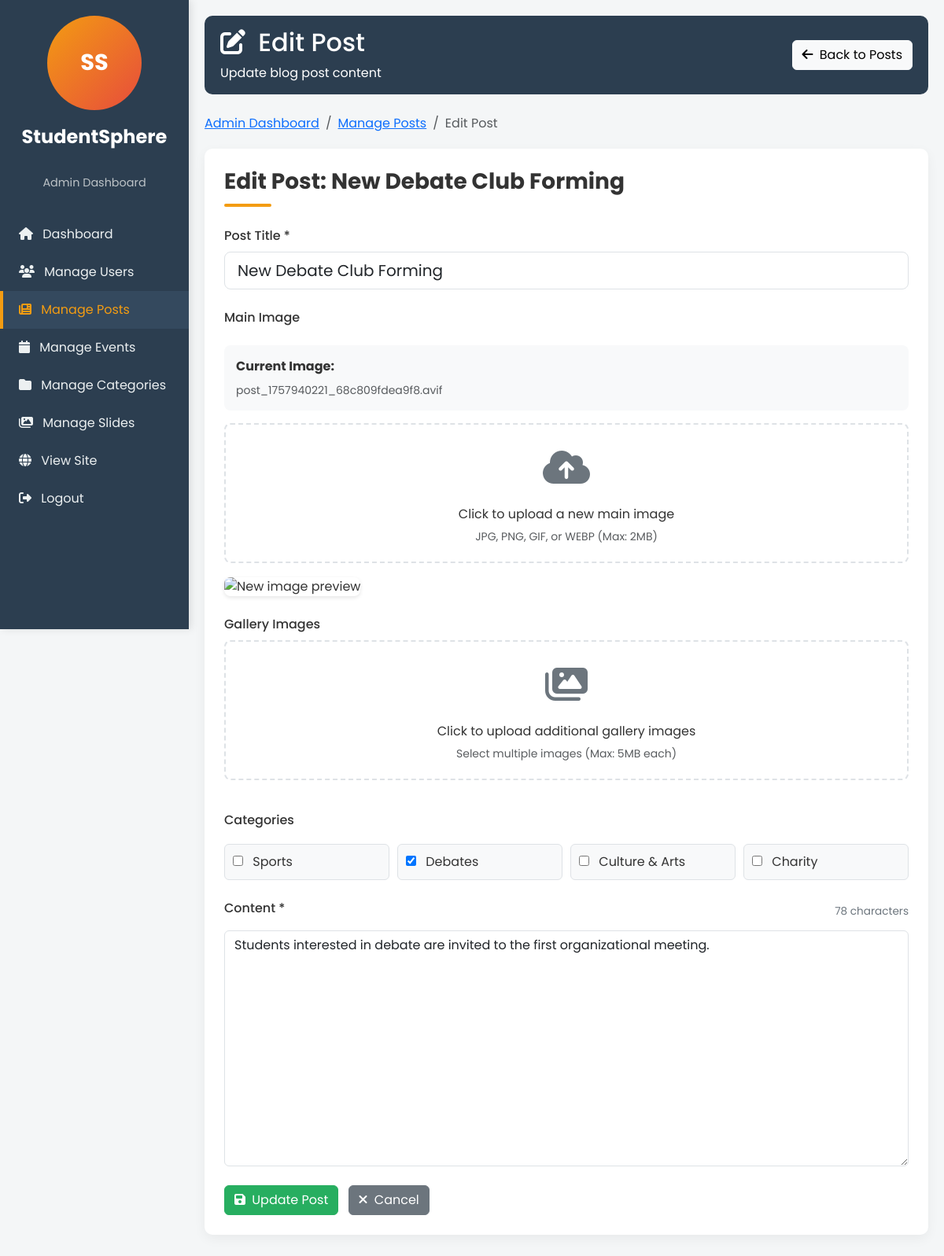
/edit_post.php?id=5 (signed in), run on the app's committed database.
### tables this page shows
CREATE TABLE `posts` (
  `id` int(11) NOT NULL,
  `title` varchar(255) NOT NULL,
  `content` text NOT NULL,
  `author_id` int(11) DEFAULT NULL,
  `image_url` varchar(255) DEFAULT NULL,
  `image` varchar(255) DEFAULT NULL,
  `created_at` timestamp NOT NULL DEFAULT current_timestamp(),
  `updated_at` timestamp NOT NULL DEFAULT current_timestamp() ON UPDATE current_timestamp()
);

CREATE TABLE `categories` (
  `id` int(11) NOT NULL,
  `name` varchar(100) NOT NULL,
  `description` text DEFAULT NULL,
  `created_at` timestamp NOT NULL DEFAULT current_timestamp(),
  `icon` varchar(255) DEFAULT 'fas fa-folder',
  `link` varchar(255) DEFAULT '#'
);

### edit_post.php (the view, shortened to what this page needs)
<?php
require_once 'config.php';
$id = intval($_GET['id']);
$current_categories = [];
$post_query = "SELECT p.*, u.name as author_name FROM posts p
               LEFT JOIN users u ON p.author_id = u.id
               WHERE p.id = ?";
$post_stmt = $conn->prepare($post_query);
$post_stmt->bind_param("i", $id);
$post_stmt->execute();
$post_result = $post_stmt->get_result();
$post = $post_result->fetch_assoc();
$categories_result = $conn->query("SELECT id, name FROM categories");
$categories = [];
if ($categories_result && $categories_result->num_rows > 0) {
    while ($cat = $categories_result->fetch_assoc()) {
        $categories[] = $cat;
    }
}
$cat_check = $conn->query("SHOW TABLES LIKE 'post_categories'");
if ($cat_check->num_rows > 0) {
    $current_cats_result = $conn->query("SELECT category_id FROM post_categories WHERE post_id = $id");
    while ($cat = $current_cats_result->fetch_assoc()) {
        $current_categories[] = $cat['category_id'];
    }
}
?>
<!DOCTYPE html>
<html lang="en">
<head>
  <link href="https://cdn.jsdelivr.net/npm/bootstrap@5.3.2/dist/css/bootstrap.min.css" rel="stylesheet">
  <link rel="stylesheet" href="https://cdnjs.cloudflare.com/ajax/libs/font-awesome/6.4.0/css/all.min.css">
</head>
<body>
<div class="sidebar">
  <div class="text-center mb-3">
    <div style="background: linear-gradient(135deg, #f39c12, #e74c3c); width: 120px; height: 120px; border-radius: 50%; display: flex; align-items: center; justify-content: center; margin: 0 auto;">
      <span style="color: white; font-weight: 700; font-size: 1.8rem;">SS</span>
    </div>
  </div>
  <div class="logo-text">StudentSphere</div>
  <div class="tagline">Admin Dashboard</div>
  <a href="admin_dashboard.php"><i class="fas fa-home me-2"></i> Dashboard</a>
  <a href="manage_users.php"><i class="fas fa-users me-2"></i> Manage Users</a>
  <a href="manage_posts.php" class="active"><i class="fas fa-newspaper me-2"></i> Manage Posts</a>
  <a href="manage_events.php"><i class="fas fa-calendar me-2"></i> Manage Events</a>
  <a href="manage_categories.php"><i class="fas fa-folder me-2"></i> Manage Categories</a>
  <a href="manage_slides.php"><i class="fas fa-images me-2"></i> Manage Slides</a>
  <a href="../index.php"><i class="fas fa-globe me-2"></i> View Site</a>
  <a href="../logout.php"><i class="fas fa-sign-out-alt me-2"></i> Logout</a>
</div>
<div class="content">
  <div class="admin-container">
    <div class="admin-header">
      <div>
        <h2><i class="fas fa-edit me-2"></i> Edit Post</h2>
        <p class="mb-0">Update blog post content</p>
      </div>
      <div>
        <a href="manage_posts.php" class="btn btn-light"><i class="fas fa-arrow-left me-1"></i> Back to Posts</a>
      </div>
    </div>
    <nav aria-label="breadcrumb">
      <ol class="breadcrumb">
        <li class="breadcrumb-item"><a href="admin_dashboard.php">Admin Dashboard</a></li>
        <li class="breadcrumb-item"><a href="manage_posts.php">Manage Posts</a></li>
        <li class="breadcrumb-item active" aria-current="page">Edit Post</li>
      </ol>
    </nav>
    <div class="admin-card">
      <h3 class="section-title">Edit Post: <?= htmlspecialchars($post['title']) ?></h3>
      <form method="post" action="" enctype="multipart/form-data">
        <div class="mb-4">
          <label for="title" class="form-label">Post Title *</label>
          <input type="text" id="title" name="title" class="form-control form-control-lg"
                 value="<?= htmlspecialchars($post['title']) ?>" required
                 placeholder="Enter a compelling title for your post">
        </div>
        <div class="mb-4">
          <label class="form-label">Main Image</label>
          <?php if (!empty($post['image'])): ?>
          <div class="current-image mb-3">
            <p class="mb-2"><strong>Current Image:</strong></p>
            <p class="mt-2 mb-0 small text-muted"><?= htmlspecialchars($post['image']) ?></p>
          </div>
          <?php endif; ?>
          <div class="upload-area" onclick="document.getElementById('main_image').click()">
            <div class="upload-icon">
              <i class="fas fa-cloud-upload-alt"></i>
            </div>
            <p class="mb-1">Click to upload a new main image</p>
            <small class="text-muted">JPG, PNG, GIF, or WEBP (Max: 2MB)</small>
          </div>
          <img id="mainImagePreview" class="image-preview" src="" alt="New image preview">
        </div>
        <div class="mb-4">
          <label class="form-label">Gallery Images</label>
          <div class="upload-area" onclick="document.getElementById('gallery_images').click()">
            <div class="upload-icon">
              <i class="fas fa-images"></i>
            </div>
            <p class="mb-1">Click to upload additional gallery images</p>
            <small class="text-muted">Select multiple images (Max: 5MB each)</small>
          </div>
        </div>
        <div class="mb-4">
          <label class="form-label">Categories</label>
          <div class="category-checkboxes">
            <?php foreach ($categories as $cat): ?>
              <label class="category-checkbox">
                <input type="checkbox" name="categories[]" value="<?= $cat['id'] ?>"
                  <?= in_array($cat['id'], $current_categories) ? 'checked' : '' ?>>
                <?= htmlspecialchars($cat['name']) ?>
              </label>
            <?php endforeach; ?>
          </div>
        </div>
        <div class="mb-4">
          <div class="d-flex justify-content-between align-items-center mb-2">
            <label for="content" class="form-label">Content *</label>
            <span class="character-count" id="characterCount"><?= strlen($post['content']) ?> characters</span>
          </div>
          <textarea id="content" name="content" class="form-control" rows="12"
                    placeholder="Write your post content here..."
                    required><?= htmlspecialchars($post['content']) ?></textarea>
        </div>
        <div class="button-group mt-4">
          <button type="submit" class="btn btn-success me-2"><i class="fas fa-save me-1"></i> Update Post</button>
          <a href="manage_posts.php" class="btn btn-secondary"><i class="fas fa-times me-1"></i> Cancel</a>
        </div>
      </form>
    </div>
  </div>
</div>
</body>
</html>

### edit_post.php (style rules this page uses)
:root { --primary: #2c3e50; --accent: #f39c12; --secondary: #27ae60; --light: #f4f6f7; --dark: #2c3e50; }
body { font-family: 'Poppins', sans-serif; background-color: var(--light); color: #333; }
.sidebar { height: 100vh; background: var(--primary); color: #fff; position: fixed; top: 0; left: 0; width: 240px; padding-top: 20px; box-shadow: 3px 0 10px rgba(0,0,0,0.1); z-index: 1000; overflow-y: auto; }
.sidebar a { display: block; padding: 12px 20px; color: #ecf0f1; text-decoration: none; transition: all 0.3s; border-left: 4px solid transparent; }
.sidebar a:hover, .sidebar a.active { background: #34495e; color: var(--accent); border-left: 4px solid var(--accent); }
.content { margin-left: 240px; padding: 20px; }
.admin-container { max-width: 1000px; margin: 0 auto; }
.admin-header { background: var(--primary); color: white; padding: 15px 20px; border-radius: 10px; margin-bottom: 25px; display: flex; justify-content: space-between; align-items: center; }
.admin-card { background: white; border-radius: 10px; padding: 25px; margin-bottom: 25px; box-shadow: 0 5px 15px rgba(0,0,0,0.05); }
.btn-success { background-color: var(--secondary); border-color: var(--secondary); }
.btn-secondary { background-color: #6c757d; border-color: #6c757d; }
.section-title { position: relative; padding-bottom: 15px; margin-bottom: 25px; font-weight: 700; }
.section-title:after { content: ''; position: absolute; bottom: 0; left: 0; width: 60px; height: 4px; background: var(--accent); border-radius: 2px; }
.breadcrumb { background-color: transparent; padding: 0; margin-bottom: 20px; }
.form-label { font-weight: 500; }
.logo-text { font-weight: 700; font-size: 1.5rem; text-align: center; margin-bottom: 30px; color: white; padding: 0 15px; }
.tagline { font-size: 0.9rem; color: #bdc3c7; text-align: center; margin-bottom: 30px; }
#content { min-height: 300px; }
.character-count { font-size: 0.85rem; color: #6c757d; text-align: right; }
.image-preview { width: 100%; max-height: 200px; object-fit: cover; border-radius: 8px; margin-top: 10px; box-shadow: 0 2px 5px rgba(0,0,0,0.1); }
.upload-area { border: 2px dashed #dee2e6; border-radius: 8px; padding: 20px; text-align: center; cursor: pointer; transition: all 0.3s; }
.upload-icon { font-size: 3rem; color: #6c757d; margin-bottom: 10px; }
.category-checkboxes { display: grid; grid-template-columns: repeat(auto-fill, minmax(200px, 1fr)); gap: 10px; margin-top: 10px; }
.category-checkbox { background: #f8f9fa; padding: 10px; border-radius: 6px; border: 1px solid #dee2e6; transition: all 0.2s; }
.category-checkbox input[type="checkbox"] { margin-right: 8px; }
.current-image { margin-top: 15px; padding: 15px; background: #f8f9fa; border-radius: 8px; }

### data on the page
posts: title "New Debate Club Forming", image "post_1757940221_68c809fdea9f8.avif", content "78", content "Students interested in debate are invited to the first organizational meeting."
categories: name "Sports"
categories: id "☑", name "Debates"
categories: name "Culture & Arts"
categories: name "Charity"
